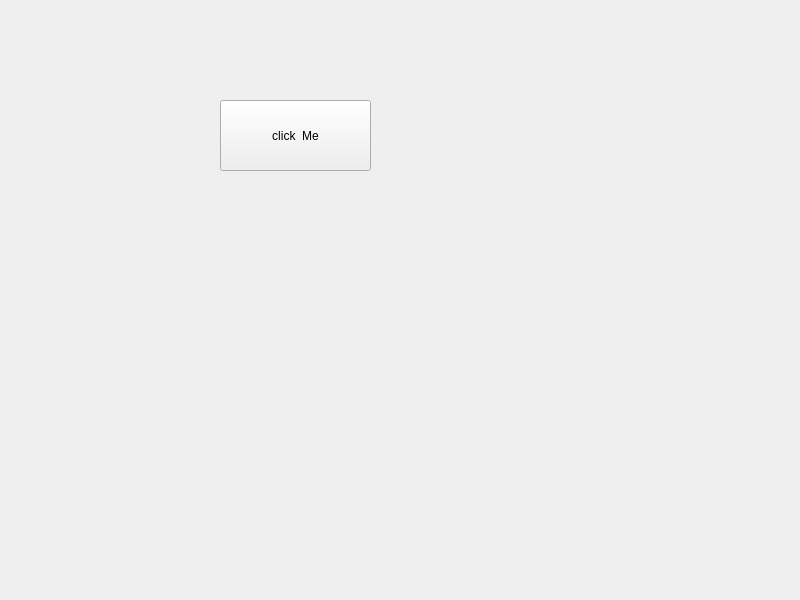
<?xml version="1.0" encoding="UTF-8"?>
<ui version="4.0">
 <class>Widget</class>
 <widget class="QWidget" name="Widget">
  <property name="geometry">
   <rect>
    <x>0</x>
    <y>0</y>
    <width>800</width>
    <height>600</height>
   </rect>
  </property>
  <property name="windowTitle">
   <string>Widget</string>
  </property>
  <widget class="QPushButton" name="pushButton">
   <property name="geometry">
    <rect>
     <x>220</x>
     <y>100</y>
     <width>151</width>
     <height>71</height>
    </rect>
   </property>
   <property name="text">
    <string>click  Me</string>
   </property>
  </widget>
 </widget>
 <resources/>
 <connections/>
</ui>
